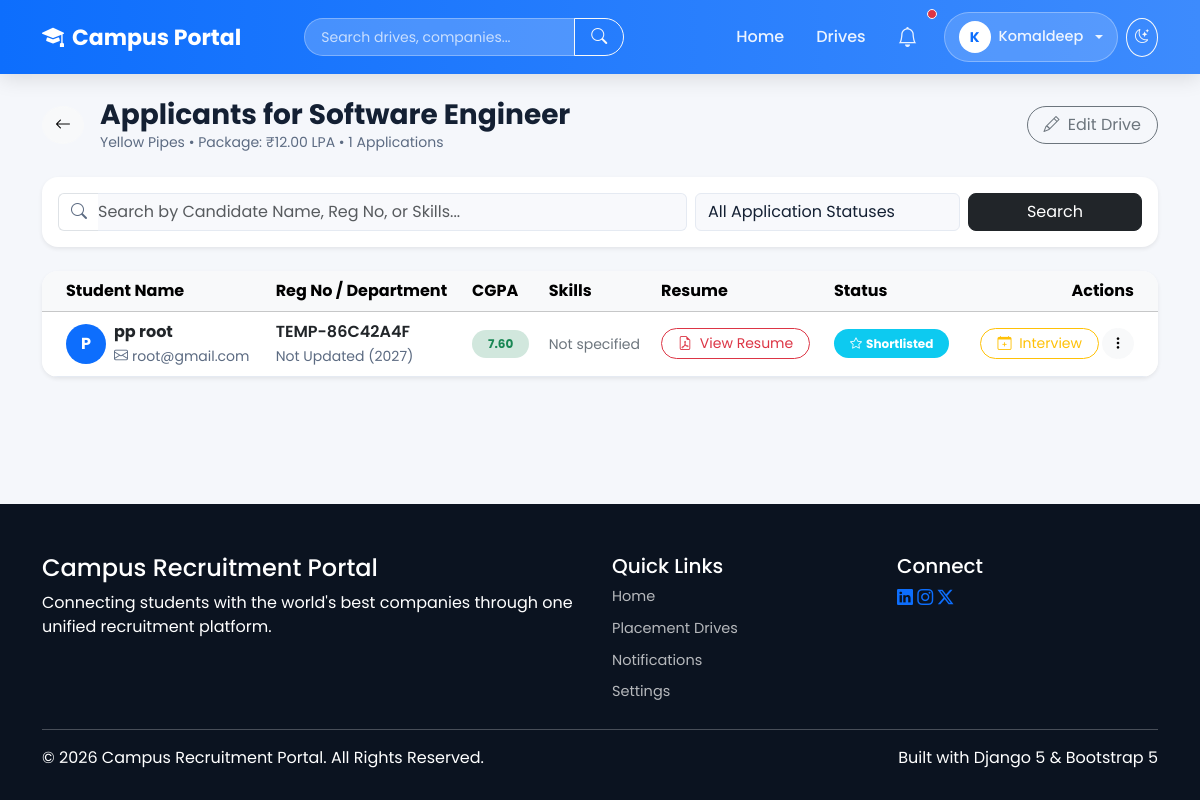
/recruiter/drives/1/applicants/ (signed in), run on the app's committed database.
### accounts/models.py (models this page shows, shortened)
class CustomUser(AbstractUser):
    ROLE_CHOICES = [
        ("student", "Student"),
        ("recruiter", "Recruiter"),
        ("placement_officer", "Placement Officer"),
    ]
    email = models.EmailField(unique=True)
    phone_number = models.CharField(
        max_length=15,
        blank=True
    )
    role = models.CharField(
        max_length=25,
        choices=ROLE_CHOICES,
        default="student",
    )
    objects = CustomUserManager()
    USERNAME_FIELD = "email"
    REQUIRED_FIELDS = ["username"]

### placement/models.py (models this page shows, shortened)
class PlacementDrive(models.Model):
    company = models.ForeignKey(
        Company,
        on_delete=models.CASCADE,
        related_name="drives"
    )
    job_role = models.CharField(max_length=150)
    package = models.DecimalField(
        max_digits=8,
        decimal_places=2
    )
    location = models.CharField(max_length=100)
    eligibility_cgpa = models.DecimalField(
        max_digits=4,
        decimal_places=2
    )
    description = models.TextField()
    deadline = models.DateField()
    created_by = models.ForeignKey(
        PlacementOfficerProfile,
        on_delete=models.SET_NULL,
        null=True,
        blank=True
    )
    recruiter = models.ForeignKey(
        "recruiters.RecruiterProfile",
        on_delete=models.SET_NULL,
        null=True,
        blank=True,
        related_name="created_drives"
    )
    created_at = models.DateTimeField(default=timezone.now)
    is_active = models.BooleanField(default=True)

class Company(models.Model):
    name = models.CharField(max_length=150)
    website = models.URLField(blank=True)
    email = models.EmailField(blank=True)
    description = models.TextField(blank=True)
    location = models.CharField(max_length=100)
    logo = models.ImageField(
        upload_to="company_logos/",
        blank=True,
        null=True
    )
    recruiter = models.ForeignKey(
        "recruiters.RecruiterProfile",
        on_delete=models.SET_NULL,
        null=True,
        blank=True,
        related_name="companies"
    )
    is_approved = models.BooleanField(default=True)

class Application(models.Model):
    STATUS = (
        ("Applied", "Applied"),
        ("Shortlisted", "Shortlisted"),
        ("Interview", "Interview"),
        ("Selected", "Selected"),
        ("Rejected", "Rejected"),
    )
    student = models.ForeignKey(
        StudentProfile,
        on_delete=models.CASCADE
    )
    drive = models.ForeignKey(
        PlacementDrive,
        on_delete=models.CASCADE
    )
    applied_on = models.DateTimeField(auto_now_add=True)
    status = models.CharField(
        max_length=20,
        choices=STATUS,
        default="Applied"
    )
    class Meta:
        unique_together = ("student", "drive")

### students/models.py (models this page shows, shortened)
class StudentProfile(models.Model):
    user = models.OneToOneField(
        CustomUser,
        on_delete=models.CASCADE
    )
    registration_number = models.CharField(
        max_length=20,
        unique=True
    )
    resume = models.FileField(
        upload_to="resumes/",
        blank=True,
        null=True
    )
    department = models.CharField(max_length=100)
    batch = models.IntegerField()
    cgpa = models.DecimalField(
        max_digits=4,
        decimal_places=2
    )
    skills = models.TextField(blank=True, help_text="Comma separated skills")
    projects = models.TextField(blank=True)
    certifications = models.TextField(blank=True)
    bio = models.TextField(blank=True)

### recruiters/views.py (the view, shortened to what this page needs)
# urls.py: path("drives/<int:drive_id>/applicants/", views.drive_applicants, name="recruiter_drive_applicants"),
@login_required
def drive_applicants(request, drive_id):
    recruiter = _get_recruiter_profile(request.user)
    drive = get_object_or_404(PlacementDrive, id=drive_id, recruiter=recruiter)
    applications = Application.objects.filter(drive=drive).select_related("student__user", "interview").order_by("-applied_on")
    search_query = request.GET.get("search", "")
    status_filter = request.GET.get("status", "")
    if status_filter:
        applications = applications.filter(status=status_filter)
    context = {
        "drive": drive,
        "applications": applications,
        "search_query": search_query,
        "status_filter": status_filter,
        "status_choices": Application.STATUS,
    }
    return render(request, "recruiters/applicants.html", context)

### templates/recruiters/applicants.html (shortened to what this page needs)
{% extends "base.html" %}
{% block content %}
<div class="container py-4">
    <div class="d-flex flex-column flex-md-row align-items-md-center justify-content-between mb-4">
        <div class="d-flex align-items-center">
            <a href="{% url 'recruiter_manage_drives' %}" class="btn btn-light rounded-circle me-3">
                <i class="bi bi-arrow-left"></i>
            </a>
            <div>
                <h3 class="fw-bold mb-0">Applicants for {{ drive.job_role }}</h3>
                <p class="text-muted small mb-0">{{ drive.company.name }} • Package: ₹{{ drive.package }} LPA • {{ applications.count }} Applications</p>
            </div>
        </div>
        <div class="mt-3 mt-md-0">
            <a href="{% url 'recruiter_edit_drive' drive.id %}" class="btn btn-outline-secondary rounded-pill px-3">
                <i class="bi bi-pencil me-1"></i> Edit Drive
            </a>
        </div>
    </div>
    <div class="card border-0 shadow-sm rounded-4 p-3 bg-white mb-4">
        <form method="GET" class="row g-2 align-items-center">
            <div class="col-md-6 col-lg-7">
                <div class="input-group">
                    <span class="input-group-text bg-transparent border-end-0"><i class="bi bi-search text-muted"></i></span>
                    <input type="text" name="search" class="form-control border-start-0 ps-0" placeholder="Search by Candidate Name, Reg No, or Skills..." value="{{ search_query }}">
                </div>
            </div>
            <div class="col-md-4 col-lg-3">
                <select name="status" class="form-select" onchange="this.form.submit()">
                    <option value="">All Application Statuses</option>
                </select>
            </div>
            <div class="col-md-2 col-lg-2 d-grid">
                <button type="submit" class="btn btn-dark rounded-3">Search</button>
            </div>
        </form>
    </div>
    {% if applications %}
    <div class="card border-0 shadow-sm rounded-4 bg-white overflow-hidden">
        <div class="table-responsive">
            <table class="table table-hover align-middle mb-0">
                <thead class="table-light">
                    <tr>
                        <th class="ps-4">Student Name</th>
                        <th>Reg No / Department</th>
                        <th>CGPA</th>
                        <th>Skills</th>
                        <th>Resume</th>
                        <th>Status</th>
                        <th class="text-end pe-4">Actions</th>
                    </tr>
                </thead>
                <tbody>
                    {% for app in applications %}
                    <tr>
                        <td class="ps-4">
                            <div class="d-flex align-items-center">
                                <div class="avatar-sm bg-primary text-white rounded-circle d-flex align-items-center justify-content-center me-2 fw-bold" style="width:40px;height:40px;">
                                    {{ app.student.user.first_name|default:app.student.user.username|first|upper }}
                                </div>
                                <div>
                                    <div class="fw-bold text-dark">{{ app.student.user.get_full_name|default:app.student.user.username }}</div>
                                    <small class="text-muted"><i class="bi bi-envelope me-1"></i>{{ app.student.user.email }}</small>
                                </div>
                            </div>
                        </td>
                        <td>
                            <div class="fw-semibold text-dark">{{ app.student.registration_number }}</div>
                            <small class="text-muted">{{ app.student.department }} ({{ app.student.batch }})</small>
                        </td>
                        <td>
                            <span class="badge {% if app.student.cgpa >= drive.eligibility_cgpa %}bg-success-subtle text-success{% else %}bg-danger-subtle text-danger{% endif %} px-3 py-2 rounded-pill fs-7 fw-bold">
                                {{ app.student.cgpa }}
                            </span>
                        </td>
                        <td>
                            <small class="text-secondary">{{ app.student.skills|default:"Not specified"|truncatechars:35 }}</small>
                        </td>
                        <td>
                            {% if app.student.resume %}
                            <a href="{{ app.student.resume.url }}" target="_blank" class="btn btn-sm btn-outline-danger rounded-pill px-3">
                                <i class="bi bi-file-earmark-pdf me-1"></i> View Resume
                            </a>
                            {% else %}
                            <span class="text-muted small"><i class="bi bi-x-circle me-1"></i>No Resume</span>
                            {% endif %}
                        </td>
                        <td>
                            {% if app.status == 'Selected' %}
                                <span class="badge bg-success text-white px-3 py-2 rounded-pill"><i class="bi bi-check-circle me-1"></i>Selected</span>
                            {% elif app.status == 'Shortlisted' %}
                                <span class="badge bg-info text-white px-3 py-2 rounded-pill"><i class="bi bi-star me-1"></i>Shortlisted</span>
                            {% elif app.status == 'Interview' %}
                                <span class="badge bg-warning text-dark px-3 py-2 rounded-pill"><i class="bi bi-calendar-event me-1"></i>Interview</span>
                            {% elif app.status == 'Rejected' %}
                                <span class="badge bg-danger text-white px-3 py-2 rounded-pill"><i class="bi bi-x-circle me-1"></i>Rejected</span>
                            {% else %}
                                <span class="badge bg-secondary text-white px-3 py-2 rounded-pill">Applied</span>
                            {% endif %}
                        </td>
                        <td class="text-end pe-4">
                            <div class="btn-group">
                                <a href="{% url 'recruiter_schedule_interview' app.id %}" class="btn btn-sm btn-outline-warning rounded-pill px-3 me-1">
                                    <i class="bi bi-calendar-plus me-1"></i> Interview
                                </a>
                                <button type="button" class="btn btn-sm btn-light rounded-pill px-2" data-bs-toggle="dropdown">
                                    <i class="bi bi-three-dots-vertical"></i>
                                </button>
                            </div>
                        </td>
                    </tr>
                    {% endfor %}
                </tbody>
            </table>
        </div>
    </div>
    {% else %}
    <div class="card border-0 shadow-sm rounded-4 p-5 text-center bg-white">
        <i class="bi bi-people fs-1 text-muted"></i>
        <h5 class="fw-bold mt-3">No Applicants Found</h5>
        <p class="text-muted">No students match the current application filter or search query.</p>
    </div>
    {% endif %}
</div>
{% endblock %}

### templates/base.html (shortened to what this page needs)
<!DOCTYPE html>
<html lang="en">
<head>
<link href="https://cdn.jsdelivr.net/npm/bootstrap@5.3.3/dist/css/bootstrap.min.css" rel="stylesheet">
<link rel="stylesheet" href="https://cdn.jsdelivr.net/npm/bootstrap-icons@1.11.3/font/bootstrap-icons.min.css">
</head>
<body>
<nav class="navbar navbar-expand-lg sticky-top">
<div class="container">
    <a class="navbar-brand" href="/"><i class="bi bi-mortarboard-fill"></i> Campus Portal</a>
    <div class="collapse navbar-collapse" id="nav">
        <form action="{% url 'global_search' %}" method="GET" class="d-flex mx-auto my-2 my-lg-0" style="max-width: 320px; width: 100%;">
            <div class="input-group">
                <input type="text" name="q" class="form-control nav-search-input" placeholder="Search drives, companies..." value="{{ request.GET.q }}">
                <button class="btn btn-outline-light rounded-end-pill px-3" type="submit"><i class="bi bi-search"></i></button>
            </div>
        </form>
        <ul class="navbar-nav ms-auto align-items-lg-center">
            <li class="nav-item">
                <a class="nav-link {% if request.resolver_match.url_name == 'home' %}active{% endif %}" href="/">Home</a>
            </li>
            <li class="nav-item">
                <a class="nav-link" href="{% url 'placement_drives' %}">Drives</a>
            </li>
            {% if user.is_authenticated %}
                <li class="nav-item me-2">
                    <a class="nav-link position-relative" href="{% url 'notifications_list' %}" title="Notifications">
                        <i class="bi bi-bell fs-5"></i>
                        {% if user.notifications.filter.is_read.count > 0 or user.notifications.count > 0 %}
                            <span class="position-absolute top-0 start-100 translate-middle p-1 bg-danger border border-light rounded-circle"></span>
                        {% endif %}
                    </a>
                </li>
                <li class="nav-item dropdown">
                    <a class="nav-link user-menu-toggle dropdown-toggle" href="#" role="button" data-bs-toggle="dropdown">
                        <span class="user-avatar-circle">{{ user.first_name|default:user.username|first|upper }}</span>
                        <span>{{ user.first_name|default:user.username }}</span>
                    </a>
                </li>
            {% endif %}
            <li class="nav-item ms-lg-2 mt-2 mt-lg-0">
                <button onclick="toggleTheme()" class="btn btn-sm btn-outline-light rounded-circle p-2" id="themeToggleBtn" title="Toggle Theme" aria-label="Toggle theme">
                    <i class="bi bi-moon-stars"></i>
                </button>
            </li>
        </ul>
    </div>
</div>
</nav>
<main>
{% block content %}
{% endblock %}
</main>
<footer>
<div class="container">
    <div class="row">
        <div class="col-md-6 mb-4 mb-md-0">
            <h4>Campus Recruitment Portal</h4>
            <p>Connecting students with the world's best companies through one unified recruitment platform.</p>
        </div>
        <div class="col-md-3 mb-4 mb-md-0">
            <h5>Quick Links</h5>
            <a href="/" class="footer-link">Home</a>
            <a href="{% url 'placement_drives' %}" class="footer-link">Placement Drives</a>
            <a href="{% url 'notifications_list' %}" class="footer-link">Notifications</a>
            <a href="{% url 'user_settings' %}" class="footer-link">Settings</a>
        </div>
        <div class="col-md-3">
            <h5>Connect</h5>
            <div>
                <a href="#" class="social-icon"><i class="bi bi-linkedin"></i></a>
                <a href="#" class="social-icon"><i class="bi bi-instagram"></i></a>
                <a href="#" class="social-icon"><i class="bi bi-twitter-x"></i></a>
            </div>
        </div>
    </div>
    <hr>
    <div class="d-flex flex-column flex-md-row justify-content-between align-items-center">
        <p class="footer-bottom mb-0">© 2026 Campus Recruitment Portal. All Rights Reserved.</p>
        <p class="footer-bottom mb-0">Built with Django 5 & Bootstrap 5</p>
    </div>
</div>
</footer>
</body>
</html>

### data on the page
CustomUser: first_name|first "K", first_name "Komaldeep"
PlacementDrive: job_role "Software Engineer", company.name "Yellow Pipes", package "12.00"
Application: student.user.first_name|first "P", student.user.get_full_name "pp root", student.user.email "root@gmail.com", student.registration_number "TEMP-86C42A4F", student.department "Not Updated", student.batch "2027", student.cgpa "7.60", student.skills "Not specified", status "Shortlisted" (drawn)

### other printed values
{{ applications.count }} "1"
